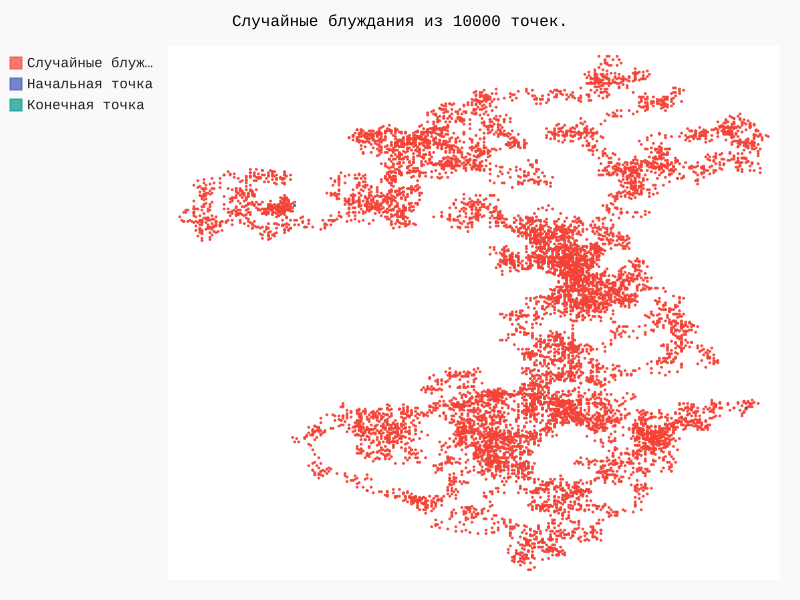

This figure's Python source:
import pygal

from random_walk import RandomWalk

 
# Построение случайного блуждания и нанесение точек на диаграмму.
rw = RandomWalk(10000)
rw.fill_walk()
points = []

print("Calculating...")
for value in range(rw.num_points):
    points.append((rw.x_values[value], rw.y_values[value]))
    
xy_chart = pygal.XY(stroke=False, show_y_labels=False, 
                    show_x_labels=False, dots_size=1)
xy_chart.title = ("Случайные блуждания из " + str(rw.num_points) +
                  " точек.")
 
xy_chart.add('Случайные блуждания', points)
xy_chart.add('Начальная точка', [points[0]])
xy_chart.add('Конечная точка', [points[-1]])
xy_chart.render_to_file('rw_visual.svg')

print("Done!")
